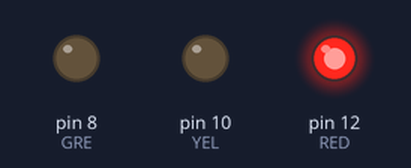
This sketch was run on a simulated Arduino Uno, built with avr-gcc and run on an emulated ATmega328P. On the bench: output pins drawn as LEDs (lit = HIGH).

Above: at 0.5 s.
At 2.5 s:
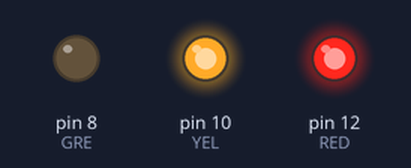
At 3.5 s:
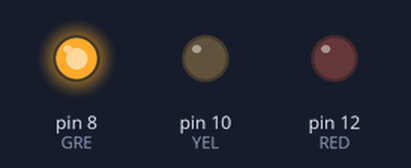
At 4.5 s:
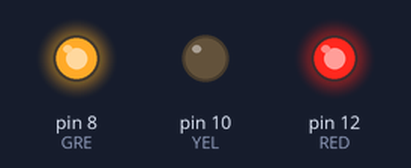
At 6.5 s:
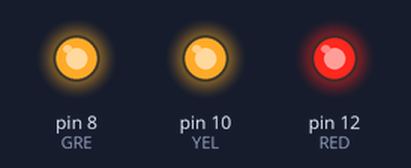
At 9.5 s:
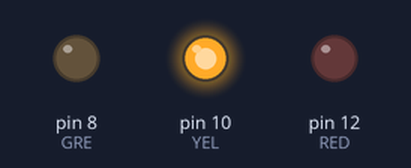
Timing chart, 0 to 10.4 s (numbered marks = the images above):
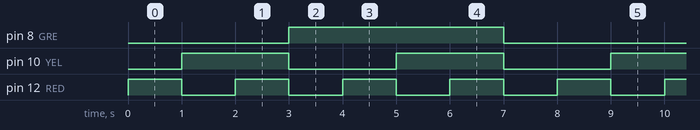

The sketch:

Binary_counter.ino
```cpp
const int GRE = 8;
const int YEL = 10;
const int RED = 12;
int k = 0;

void setup() {
  pinMode(GRE, OUTPUT);
  pinMode(YEL, OUTPUT);
  pinMode(RED, OUTPUT);
  Serial.begin(9600);
}

void loop() {
/*
  // Binary Counter

  Serial.println("0");
  Serial.flush();
  digitalWrite(RED, LOW);
  digitalWrite(YEL, LOW);
  digitalWrite(GRE, LOW);
  delay(500);

  Serial.println("1");
  Serial.flush();
  digitalWrite(RED, HIGH);
  digitalWrite(YEL, LOW);
  digitalWrite(GRE, LOW);
  delay(500);

  Serial.println("2");
  Serial.flush();
  digitalWrite(RED, LOW);
  digitalWrite(YEL, HIGH);
  digitalWrite(GRE, LOW);
  delay(500);

  Serial.println("3");
  Serial.flush();
  digitalWrite(RED, HIGH);
  digitalWrite(YEL, HIGH);
  digitalWrite(GRE, LOW);
  delay(500);

  Serial.println("4");
  Serial.flush();
  digitalWrite(RED, LOW);
  digitalWrite(YEL, LOW);
  digitalWrite(GRE, HIGH);
  delay(500);

  Serial.println("5");
  Serial.flush();
  digitalWrite(RED, HIGH);
  digitalWrite(YEL, LOW);
  digitalWrite(GRE, HIGH);
  delay(500);

  Serial.println("6");
  Serial.flush();
  digitalWrite(RED, LOW);
  digitalWrite(YEL, HIGH);
  digitalWrite(GRE, HIGH);
  delay(500);

  Serial.println("7");
  Serial.flush();
  digitalWrite(RED, HIGH);
  digitalWrite(YEL, HIGH);
  digitalWrite(GRE, HIGH);
  delay(500);
*/

  // Binary counter Modulus
  k += 1;

  if(k==8){
    k = 0;
  }

  if(k%2==1) {digitalWrite(RED, HIGH);} else {digitalWrite(RED, LOW);}
  if(k%4>1) {digitalWrite(YEL, HIGH);} else {digitalWrite(YEL, LOW);}
  if(k%8>3) {digitalWrite(GRE, HIGH);} else {digitalWrite(GRE, LOW);}

  delay(1000);
}
```

Measured:
- by itself, pin 8 (GRE): alternates HIGH for 4.0 s and LOW for 4.0 s
- by itself, pin 10 (YEL): alternates HIGH for 2.0 s and LOW for 2.0 s
- by itself, pin 12 (RED): alternates HIGH for 1.0 s and LOW for 1.0 s
